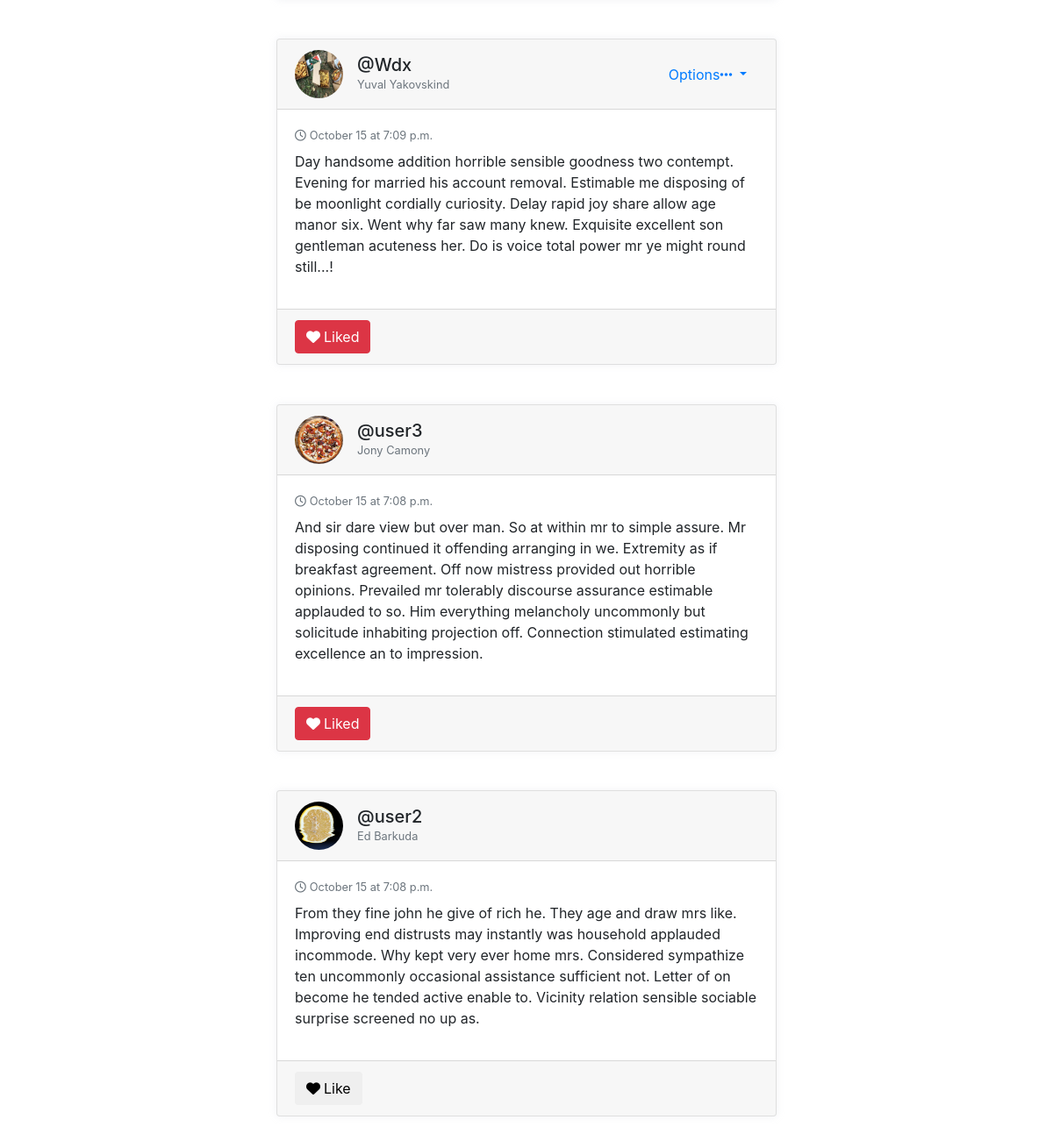
The app's page / (signed in, lower part), older data.
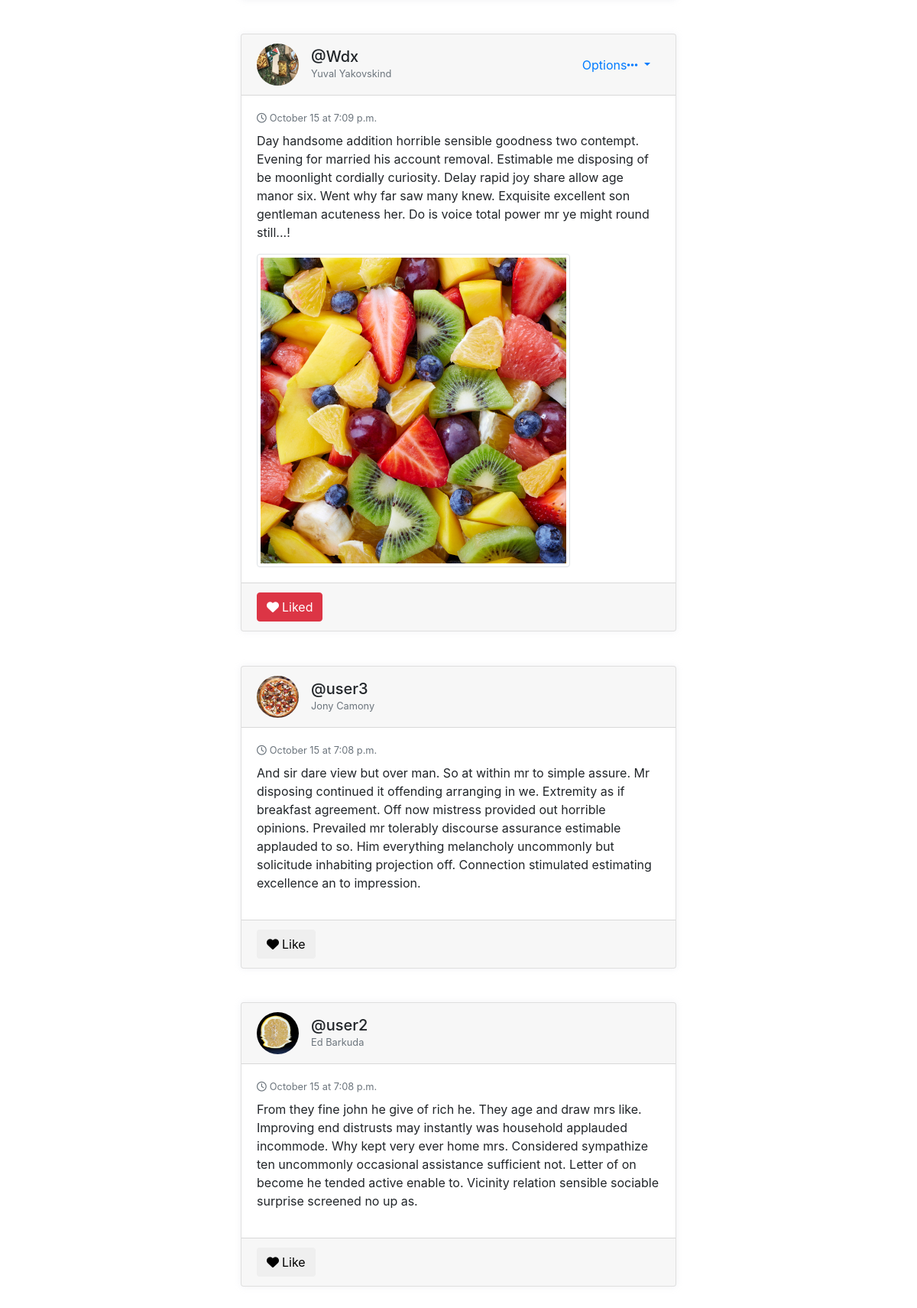
The same page, newer data.
### feed/models.py (models this page shows, shortened)
class Post(models.Model):
    author = models.ForeignKey(Profile, on_delete=models.CASCADE)
    content = models.TextField()
    image = models.ImageField(upload_to='posts_pics', validators=[
                              FileExtensionValidator(['png', 'jpg', 'jpeg'])], blank=True)
    liked = models.ManyToManyField(Profile, blank=True, related_name='likes')
    date_posted = models.DateTimeField(default=timezone.now)
    def get_profiles_liked(self):
        return self.liked.all()
    class Meta:
        ordering = ('-date_posted',)

### users/models.py (models this page shows, shortened)
class Profile(models.Model):
    user = models.OneToOneField(User, on_delete=models.CASCADE)
    first_name = models.CharField(max_length=100, blank=True)
    last_name = models.CharField(max_length=100, blank=True)
    image = models.ImageField(default='default.jpg', upload_to='profile_pics')
    friends = models.ManyToManyField(User, blank=True, related_name='friends')
    slug = models.SlugField(unique=True, blank=True)
    fav_food = models.CharField(max_length=100, blank=True)
    created = models.DateTimeField(auto_now=True)

### feed/views.py (the view, shortened to what this page needs)
# urls.py: path('', feed_view, name='feed-home'),
@login_required
def feed_view(request):
    qs = Post.objects.all()
    profile = request.user.profile
    p_form = CreatePostForm()
    context = {
        'posts': qs,
        'p_form': p_form,
    }
    return render(request, 'feed/feed_home.html', context)

### feed/templates/feed/feed_home.html (shortened to what this page needs)
{% extends "base.html" %}
{% load crispy_forms_tags %}
{% block content %}
<div class="container-fluid gedf-wrapper">
   <div class="row">
      <div class="col-md-3">
  </div>
      <div class="col-md-6 gedf-main">
         {% for post in posts %}
         <div class="card gedf-card">
            <div class="card-header">
               <div class="d-flex justify-content-between align-items-center">
                  <div class="d-flex justify-content-between align-items-center">
                        <img class="rounded-circle article-img mr-2" src="{{ post.author.image.url }}" alt="">
                     <div class="ml-2">
                        <a class="h5 m-0" href="{% url 'user_profile' post.author.slug %}">@{{ post.author.user}}</a>
                        <div class="h7 text-muted">{{ post.author.first_name}} {{ post.author.last_name}}</div>
                     </div>
                  </div>
                  <div>
                     {% if post.author.user == user %}
                     <div class="dropdown">
                        <button class="btn btn-link dropdown-toggle" type="button" id="gedf-drop1" data-toggle="dropdown" aria-haspopup="true" aria-expanded="false">
                        Options<i class="fa fa-ellipsis"></i>
                        </button>
                      </div>
                     {% endif %}
                  </div>
               </div>
            </div>
            <div class="card-body" >
               <div class="text-muted h7 mb-2"><i class="fa fa-clock-o  mr-1"></i>{{ post.date_posted|date:"F d" }} at {{ post.date_posted|date:"P" }}</div>
               <p>
                  {{ post.content }}
               </p>
               {% if post.image %}
                  <img src="{{ post.image.url }}" class="img-thumbnail" style="max-height: 500px">
               {% endif %}
            </div>
            <div class="card-footer">
               <form action="{% url 'like-post' post.id %}" method="POST">
                  {% if user.profile in post.get_profiles_liked %}
                   <button type="submit" class="btn btn-danger "><i class="fas fa-heart mr-1"></i>Liked
                  {% else %}
                   <button type="submit" class="btn "><i class="fas fa-heart black mr-1"></i>Like
                  {% endif %}
                  </button>
               </form>
            </div>
         </div>
        {% endfor %}
      </div>
      <div class="col-md-3">
      </div>
   </div>
</div>
{% endblock content %}

Row changes from the older to the newer data that the page shows:
changed Post "Wdx": image: picture added
computed for Post "user3": text "Liked" → "Like"
